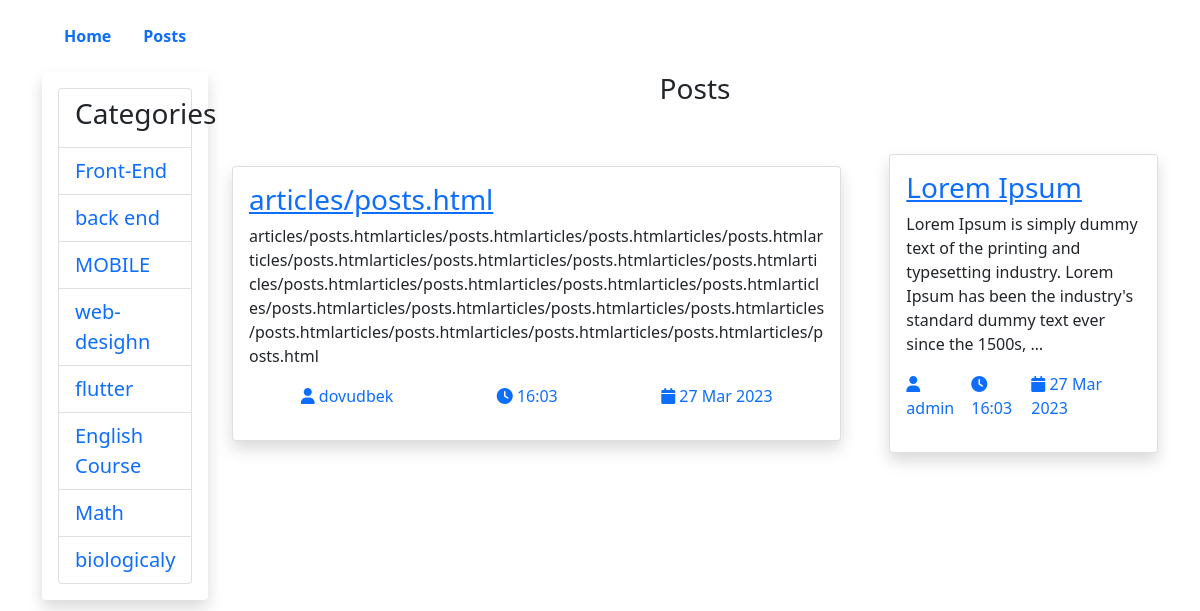
The app's page /posts/, older data.
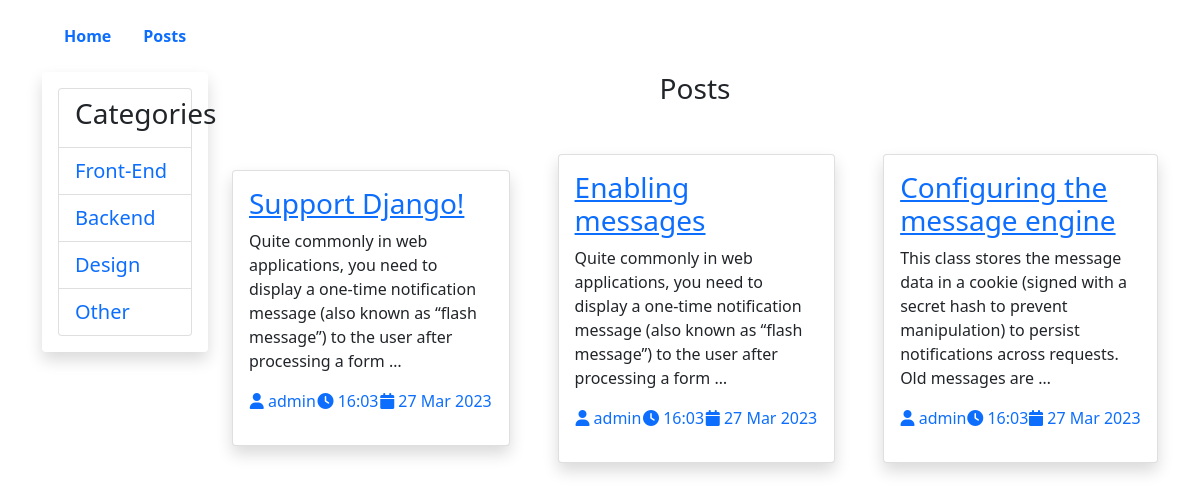
The same page, newer data.
### articles/models.py (models this page shows, shortened)
class Category(models.Model):
    name = models.CharField(max_length=100)
    slug = models.SlugField(max_length=100, unique=True)
    class Meta:
        verbose_name = "Category"
        verbose_name_plural = "Categories"

class Article(models.Model):
    title = models.CharField(max_length=300)
    slug = models.SlugField(max_length=300, unique=True)
    tag = models.ManyToManyField(Tag, related_name="tags")
    category = models.ForeignKey(Category, on_delete=models.CASCADE, related_name='categories')
    author = models.ForeignKey(User, on_delete=models.PROTECT, null=True)
    body = models.TextField()
    rating = models.PositiveIntegerField(default=0)
    published = models.BooleanField(default=False)
    published_date = models.DateTimeField(auto_now_add=True)
    on_top = models.BooleanField(default=False)
    comments = models.PositiveIntegerField(default=0)
    views = models.PositiveIntegerField(default=0)

### articles/views.py (the view)
# urls.py: path("", views.all_articles_view, name='post_list'),
def all_articles_view(request):
    all_categories = Category.objects.all()
    all_posts = Article.objects.all()
    data = {
        'posts':all_posts,
        'categories':all_categories
    }
    return render(request, "articles/posts.html", context=data)

### templates/articles/posts.html (shortened to what this page needs)
{% extends '../base.html' %}
{% load static %}
{% block content %}
<main>
    <div class="container">
        <div class="row">
            <div class="col-2">
                <ul class="list-group p-3 shadow">
                    <li class="list-group-item fs-3">
                        <h3>Categories</h3>
                    </li>
                    {% for cat in categories %}
                    <li class="list-group-item">
                        <a href="{% url 'articles:category_list' cat.slug %}" class="list-group-link text-decoration-none fs-5">
                            {{cat.name}}
                        </a>
                    </li>
                    {% endfor %}
                </ul>
            </div>
            <div class="col-10">
                <h3 class="text-center">Posts</h3>
                <div class="posts d-flex justify-content-center align-items-center gap-5">
                    {% for article in posts %}
                    <div class="card p-3 shadow">
                        <a href="{% url 'articles:detail' article.slug %}">
                            <h3>{{article.title}}</h3>
                        </a>
                        <p>{{article.body|truncatewords:'25'}}</p>
                        <p class="d-flex justify-content-around">
                            <a href="#" class="text-decoration-none">
                                <i class="fa-solid fa-user"></i>
                                {{article.author}}
                            </a>
                            <a href="#" class="text-decoration-none">
                                <i class="fa-solid fa-clock"></i>
                                {{article.published_date|date:'H:m'}}
                            </a>
                            <a href="#" class="text-decoration-none">
                                <i class="fa-solid fa-calendar"></i>
                                {{article.published_date|date:'d M Y'}}
                            </a>
                        </p>
                    </div>
                    {% endfor %}
                </div>
            </div>
        </div>
    </div>
</main>
{% endblock %}

### templates/base.html (shortened to what this page needs)
{% load static %}
<!DOCTYPE html>
<html lang="en">
<head>
    <link rel="stylesheet" href="{% static 'css/bootstrap.min.css' %}">
    <link rel="stylesheet" href="https://cdnjs.cloudflare.com/ajax/libs/font-awesome/6.3.0/css/all.min.css" />
</head>
<header>
    <nav class="contianer">
        <ul class="nav px-5 py-3 ">
            <li class="nav-item">
                <a href="/" class="nav-link fw-bold">Home</a>
            </li>
            <li class="nav-item">
                <a href="{% url 'articles:post_list' %}" class="nav-link fw-bold">Posts</a>
            </li>
        </ul>
    </nav>
</header>
<body>
{% block content %}
{% endblock %}
</body>
</html>

Row changes from the older to the newer data that the page shows:
removed Category: name "MOBILE"
removed Category: name "web-desighn"
removed Category: name "flutter"
removed Category: name "English Course"
removed Category: name "Math"
removed Category: name "biologicaly"
changed Category: name "back end" → "Backend"
added Category: name "Design"
added Category: name "Other"
added Article: title "Support Django!", body "Quite commonly in web applications, you need to display a one-time notification message (also known as “flash message”) to the user after processing a form …", author "admin", published_date "16:03", published_date "27 Mar 2023"
changed Article: title "articles/posts.html" → "Enabling messages"; body "articles/posts.htmlarticles/posts.htmlarticles/posts.htmlarticles/posts.htmlarticles/posts.htmlarticles/posts.htmlarticles/posts.htmlarticles/posts.htmlarticles/posts.htmlarticles/posts.htmlarticles/posts.htmlarticles/posts.htmlarticles/posts.htmlarticles/posts.htmlarticles/posts.htmlarticles/posts.htmlarticles/posts.htmlarticles/posts.htmlarticles/posts.htmlarticles/posts.htmlarticles/posts.html" → "Quite commonly in web applications, you need to display a one-time notification message (also known as “flash message”) to the user after processing a form …"; author "dovudbek" → "admin"
changed Article: title "Lorem Ipsum" → "Configuring the message engine"; body "Lorem Ipsum is simply dummy text of the printing and typesetting industry. Lorem Ipsum has been the industry's standard dummy text ever since the 1500s, …" → "This class stores the message data in a cookie (signed with a secret hash to prevent manipulation) to persist notifications across requests. Old messages are …"
